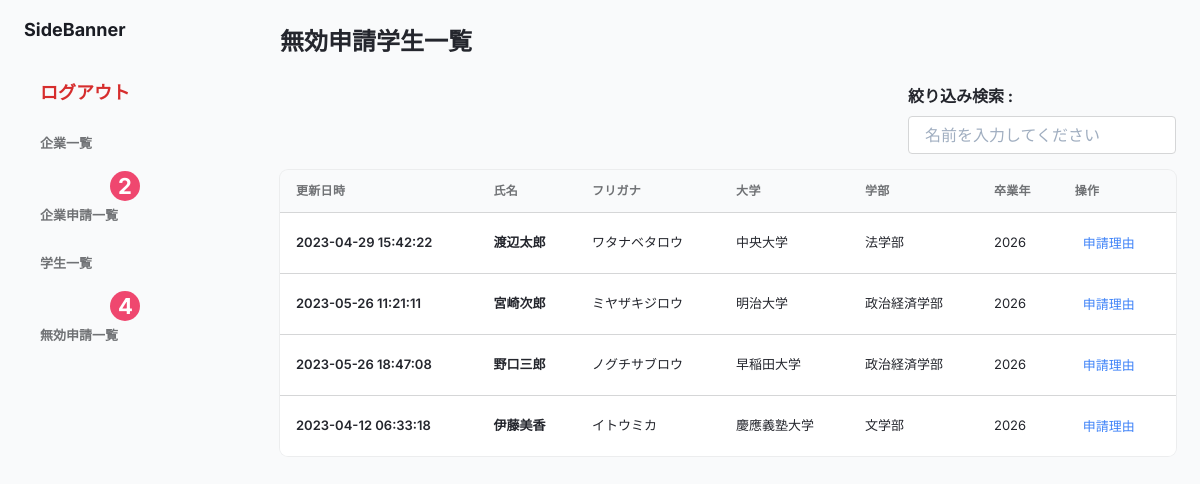
Page /src/admin/invalid_student.php on the committed database.
### tables this page shows
CREATE TABLE users (
  id INT AUTO_INCREMENT PRIMARY KEY,
  name VARCHAR(255) NOT NULL,
  hurigana VARCHAR(255) NOT NULL,
  sex VARCHAR(255) NOT NULL,
  birthday VARCHAR(255) NOT NULL,
  college VARCHAR(255) NOT NULL,
  faculty VARCHAR(255) NOT NULL,
  department VARCHAR(255) NOT NULL,
  division VARCHAR(255) NOT NULL,
  grad_year VARCHAR(255) NOT NULL,
  prefecture VARCHAR(255) NOT NULL,
  mail VARCHAR(255) NOT NULL,
  phone VARCHAR(255) NOT NULL,
  created_at DATETIME DEFAULT CURRENT_TIMESTAMP,
  updated_at DATETIME DEFAULT CURRENT_TIMESTAMP ON UPDATE CURRENT_TIMESTAMP,
   
  is_valid boolean default true
) CHARSET=utf8;

### src/admin/invalid_exam_count.php (called while the page is built, shortened)
<?php
$pdo = Database::get();
$exam = $pdo->query("SELECT COUNT(*) FROM clients WHERE ended_at >= CURDATE() AND is_valid=true AND exist= 0")->fetchAll(PDO::FETCH_ASSOC);

### src/admin/invalid_count.php (called while the page is built, shortened)
<?php
$pdo = Database::get();
$count = $pdo->query("SELECT COUNT(*) FROM (SELECT id, updated_at, name, hurigana, college, faculty, grad_year FROM users INNER JOIN user_register_client AS relation ON users.id = relation.user_id WHERE relation.valid = 1 GROUP BY id) AS sub")->fetchAll(PDO::FETCH_ASSOC);
?>

### src/admin/invalid_student.php (the view, shortened to what this page needs)
<?php
require_once(dirname(__FILE__) . '/invalid_count.php');
require_once(dirname(__FILE__) . '/invalid_exam_count.php');
$pdo = Database::get();
$users = $pdo->query("SELECT id, updated_at, name, hurigana, college, faculty, grad_year FROM users INNER JOIN user_register_client AS relation ON users.id = relation.user_id WHERE relation.valid = 1 AND users.is_valid = true GROUP BY id")->fetchAll(PDO::FETCH_ASSOC);
?>
<!DOCTYPE html>
<html lang="ja">
<head>
  <link rel="stylesheet" href="../vendor/tailwind/tailwind.output.css">
  <link rel="stylesheet" href="../user/assets/styles/badge.css">
  <link rel="stylesheet" href="../user/assets/styles/boozer.css">
</head>
<body>
  <div class="flex h-screen bg-gray-50" :class="{ 'overflow-hidden': isSideMenuOpen}">
    <aside class="z-20 flex-shrink-0 hidden w-64 overflow-y-auto bg-slate-500 md:block">
      <div class="py-4 text-gray-500">
        <a class="ml-6 text-lg font-bold text-gray-800 " href="#">
          SideBanner
        </a>
        <ul class="mt-6">
        <li class="relative px-6 py-3">
            <a class="logout inline-flex items-center w-full text-sm font-semibold transition-colors duration-150 hover:text-blue-500" href="../admin/boozer_auth/boozer_logout.php">
              <span class="ml-4">ログアウト</span>
            </a>
          </li>
          <li class="relative px-6 py-3">
            <a class="inline-flex items-center w-full text-sm font-semibold transition-colors duration-150 hover:text-gray-800" href="./boozer_index.php">
              <span class="ml-4">企業一覧</span>
            </a>
          </li>
          <li class="relative px-6 py-3">
            <div class="notifier new">
              <div class="badge num"><?= $exam[0]['COUNT(*)'] ?></div>
            </div>
            <a class="inline-flex items-center w-full text-sm font-semibold transition-colors duration-150 hover:text-gray-800" href="http://localhost:8080/admin/boozer_agent_exam.php">
              <span class="ml-4">企業申請一覧</span>
            </a>
          </li>
          <li class="relative px-6 py-3">
            <a class="inline-flex items-center w-full text-sm font-semibold transition-colors duration-150 hover:text-gray-800" href="./boozer_student.php">
              <span class="ml-4">学生一覧</span>
            </a>
          </li>
          <li class="relative px-6 py-3">
            <div class="notifier new">
              <div class="badge num"><?= $count[0]['COUNT(*)'] ?></div>
            </div>
            <a class="inline-flex items-center w-full text-sm font-semibold transition-colors duration-150 hover:text-gray-800" href="./invalid_student.php">
              <span class="ml-4">無効申請一覧</span>
            </a>
          </li>
        </ul>
      </div>
    </aside>
    <div class="flex flex-col flex-1 w-full">
      <main class="h-full pb-16 overflow-y-auto">
        <div class="container grid px-6 mx-auto">
          <h2 class="my-6 text-2xl font-semibold text-gray-700 ">無効申請学生一覧</h2>
          <div class="flex justify-end  w-full">
            <div class="mb-4">
              <label class="block text-gray-700 font-bold mb-2" for="name">絞り込み検索 :</label>
              <input class="appearance-none border rounded  py-2 px-4 text-gray-700 leading-tight focus:outline-none focus:shadow-outline" id="keyword" type="text" placeholder="名前を入力してください">
            </div>
          </div>
          <div class="w-full overflow-hidden rounded-lg shadow-xs">
            <div class="w-full overflow-x-auto">
              <table class="w-full whitespace-no-wrap">
                <thead>
                  <tr class="text-xs font-semibold tracking-wide text-left text-gray-500 uppercase border-b">
                    <th class="px-4 py-3">更新日時</th>
                    <th class="px-4 py-3">氏名</th>
                    <th class="px-4 py-3">フリガナ</th>
                    <th class="px-4 py-3">大学</th>
                    <th class="px-4 py-3">学部</th>
                    <th class="px-4 py-3">卒業年</th>
                    <th class="px-4 py-3">操作</th>
                  </tr>
                </thead>
                <tbody class="bg-white divide-y" id="student">
                  <?php foreach ($users as $key => $user) { ?>
                    <tr class="text-gray-700">
                      <td class="px-4 py-3">
                        <p class="font-semibold items-center text-sm"><?= $user["updated_at"] ?></p>
                      </td>
                      <td class="px-4 py-3">
                        <p class="font-semibold items-center text-sm"><?= $user["name"] ?></p>
                      </td>
                      <td class="px-4 py-3 text-sm">
                        <?= $user["hurigana"] ?>
                      </td>
                      <td class="px-4 py-3 text-sm">
                        <?= $user["college"] ?>
                      </td>
                      <td class="px-4 py-3 text-sm">
                        <?= $user["faculty"] ?>
                      </td>
                      <td class="px-4 py-3 text-sm">
                        <?= $user["grad_year"] ?>
                      </td>
                      <td class="px-4 py-3">
                        <div class="flex items-center space-x-4 text-sm">
                          <button class="flex items-center justify-between px-2 py-2 text-sm font-medium leading-5 text-blue-500 rounded-lg focus:outline-none focus:shadow-outline-gray" aria-label="Edit" data=<?= $user["id"] ?>>
                            <a href="http://localhost:8080/user/user_info/invalid_user_disp.php?id=<?= $user["id"] ?>">申請理由</a>
                          </button>
                        </div>
                      </td>
                    </tr>
                  <?php } ?>
                </tbody>
              </table>
            </div>
          </div>
        </div>
      </main>
    </div>
  </div>
</body>
</html>

### src/user/assets/styles/badge.css (style rules this page uses)
.notifier { display: inline-block; margin-right: 20px; }
.badge { width:30px; position: absolute; top: 5px; left: 110px; background: #EF476F; padding: 0 5px; height: 22px; border-radius: 11px; font-size: 14px; line-height: 22px; white-space: nowrap; height:30px; border-radius: 50%; }
.num { color: #fff; font-weight: bold; font-size: 22px; padding-left:8px; padding-top:4px; }
.notifier.new .badge { animation: pulse 2s; animation-iteration-count: infinite }

### src/user/assets/styles/boozer.css (style rules this page uses)
.inline-flex { display: inline-flex; }
.items-center { align-items: center; }
.w-full { width: 100%; }
.text-sm { font-size: small; }
.font-semibold { font-weight: 600; }
.transition-colors { transition-property: color; transition-duration: 150ms; }
.logout { color: rgb(214, 45, 45); font-weight: bold; font-size: large; }

### rows in the picture
users: updated_at "2023-04-29 15:42:22", name "渡辺太郎", hurigana "ワタナベタロウ", college "中央大学", faculty "法学部", grad_year "2026"
users: updated_at "2023-05-26 11:21:11", name "宮崎次郎", hurigana "ミヤザキジロウ", college "明治大学", faculty "政治経済学部", grad_year "2026"
users: updated_at "2023-05-26 18:47:08", name "野口三郎", hurigana "ノグチサブロウ", college "早稲田大学", faculty "政治経済学部", grad_year "2026"
users: updated_at "2023-04-12 06:33:18", name "伊藤美香", hurigana "イトウミカ", college "慶應義塾大学", faculty "文学部", grad_year "2026"

### other values in the picture
$exam[0]['COUNT(*)'] "2"
$count[0]['COUNT(*)'] "4"
